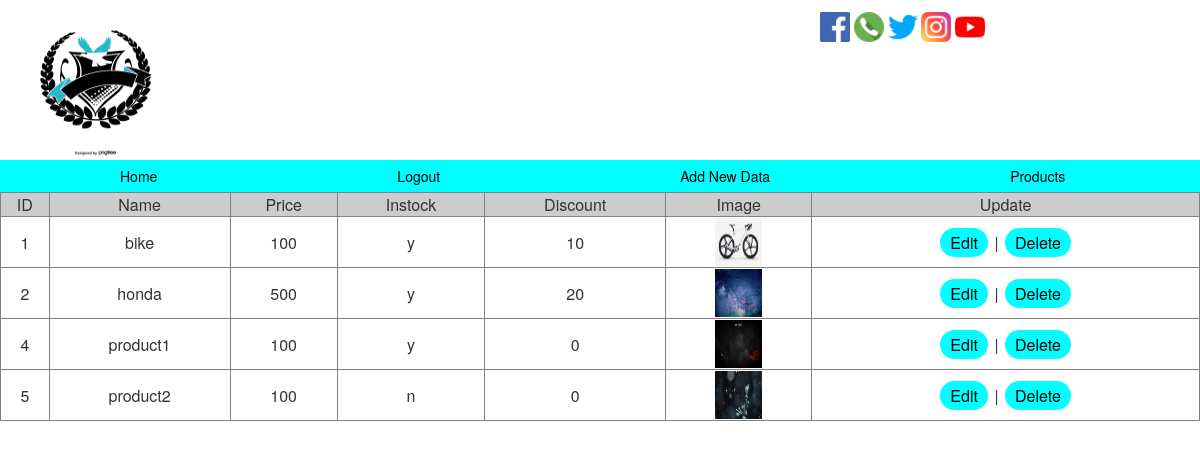
The page /view.php (signed in) on the database its author committed.
### tables this page shows
CREATE TABLE `tblproducts` (
  `productid` int(50) DEFAULT NULL,
  `productname` varchar(50) DEFAULT NULL,
  `productprice` double DEFAULT NULL,
  `productcode` varchar(50) DEFAULT NULL,
  `productinstock` tinytext DEFAULT NULL,
  `productdiscount` double DEFAULT NULL,
  `productsizes` varchar(50) DEFAULT NULL,
  `productdetails` text DEFAULT NULL,
  `productimg` varchar(200) DEFAULT NULL
);

### view.php (the view, shortened to what this page needs)
<?php
include_once("connection.php");
$result = mysqli_query($mysqli, "SELECT * FROM tblproducts");
?>
<html>
<head>
    <link href="mystyle1.css" rel="stylesheet" type="text/css">
    <link rel="stylesheet" href="https://maxcdn.bootstrapcdn.com/bootstrap/3.4.1/css/bootstrap.min.css">
</head>
<body>
<div class="row" >
    <div class="col-md-6" >
        <a href="Home.php"> <img  style="margin : 20px 0px 0px 20px;" src="Img/Logo.png" width="150" height="140" ></a>
    </div>
    <div class="col-md-6 linee" >
        <div style="margin: 2% 35%">
            <img  src="Img/facebook.png" width="30" height="30">
            <img  src="Img/phone.png" width="30" height="30">
            <img  src="Img/twitter.png" width="30" height="30">
            <img  src="Img/instagram.png" width="30" height="30">
            <img  src="Img/youtube.png" width="30" height="30">
        </div>
    </div>
</div>
<div class="topnav1">
    <a href="Home.php">Home</a>
    <a href="logout.php">Logout</a>
    <a href="add.html">Add New Data</a>
    <a href="Products.php">Products</a>
</div>
	<table style="margin-left: 0%;text-align: center" width='100%' border=1>
		<tr bgcolor='#CCCCCC'>
            <td>ID</td>
			<td>Name</td>
			<td>Price</td>
            <td>Instock</td>
            <td>Discount</td>
            <td>Image</td>
            <td>Update</td>
		</tr>
		<?php
		while($res = mysqli_fetch_array($result)) {
			echo "<tr>";
			echo "<td>".$res['productid']."</td>";
			echo "<td>".$res['productname']."</td>";
			echo "<td>".$res['productprice']."</td>";
            echo "<td>".$res['productinstock']."</td>";
            echo "<td>".$res['productdiscount']."</td>";
            ?>
            <td><img class="size" src="uploads/<?php echo $res['productimg']; ?>"/></td>
        <?php
			echo "<td><a href=\"edit.php?id=$res[productid]\" class='pillbutton'>Edit</a> | <a href=\"delete.php?id=$res[productid]\" class='pillbutton' onClick=\"return confirm('Are you sure you want to delete?')\">Delete</a></td>";
		}
		?>
	</table>
</body>
</html>

### mystyle1.css (style rules this page uses)
* { box-sizing: border-box; }
body { margin: 0; }
.row:after { content: ""; display: table; clear: both; }
.pillbutton { background-color: aqua; border: none; color: black; padding: 3px 10px; text-align: center; text-decoration: none; display: inline-block; margin: 1px 2px; cursor: pointer; border-radius: 16px; }

### view.php (style rules this page uses)
.size { padding: 1%; width: 50px; height: 50px; }
.topnav1 { overflow: hidden; background-color: aqua; }
.topnav1 a { float: left; display: block; color: black; text-align: center; padding: 0.5% 10%; text-decoration: none; }

### rows shown on the page
tblproducts: productid "1", productname "bike", productprice "100", productinstock "y", productdiscount "10", productimg (picture)
tblproducts: productid "2", productname "honda", productprice "500", productinstock "y", productdiscount "20", productimg (picture)
tblproducts: productid "4", productname "product1", productprice "100", productinstock "y", productdiscount "0", productimg (picture)
tblproducts: productid "5", productname "product2", productprice "100", productinstock "n", productdiscount "0", productimg (picture)
